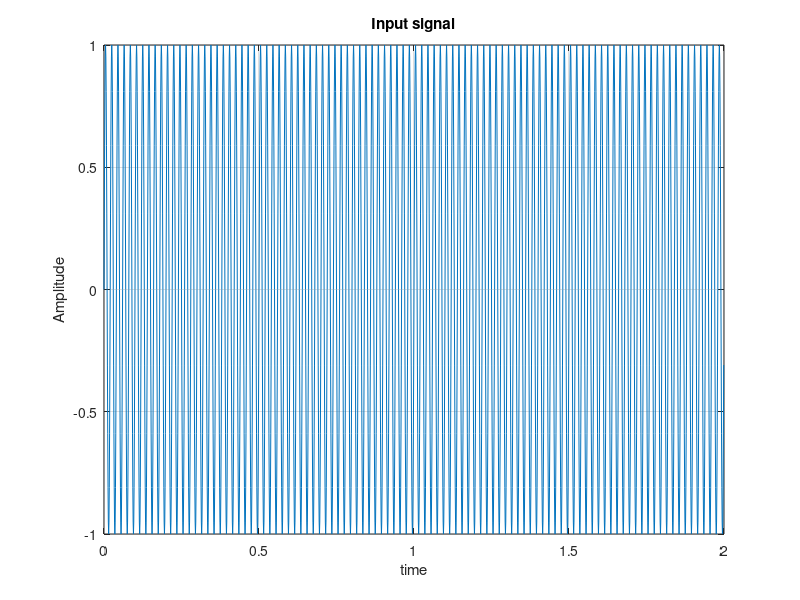
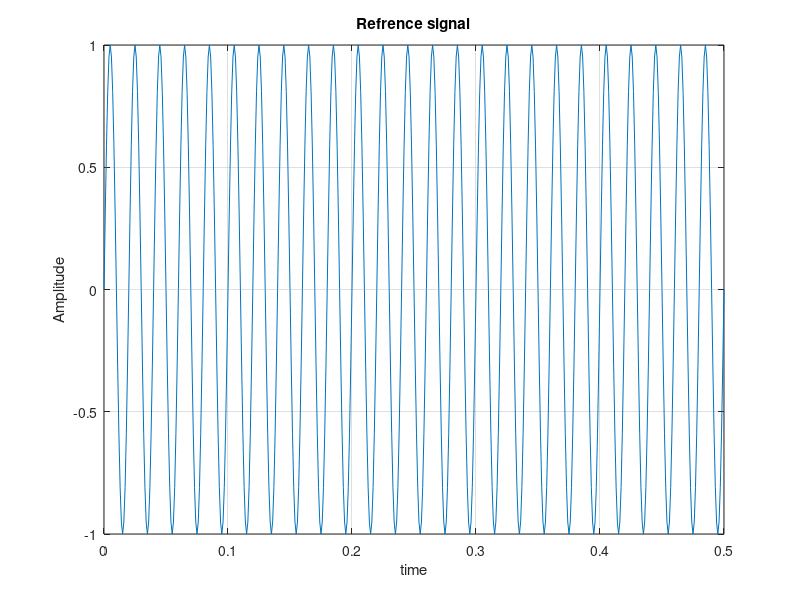
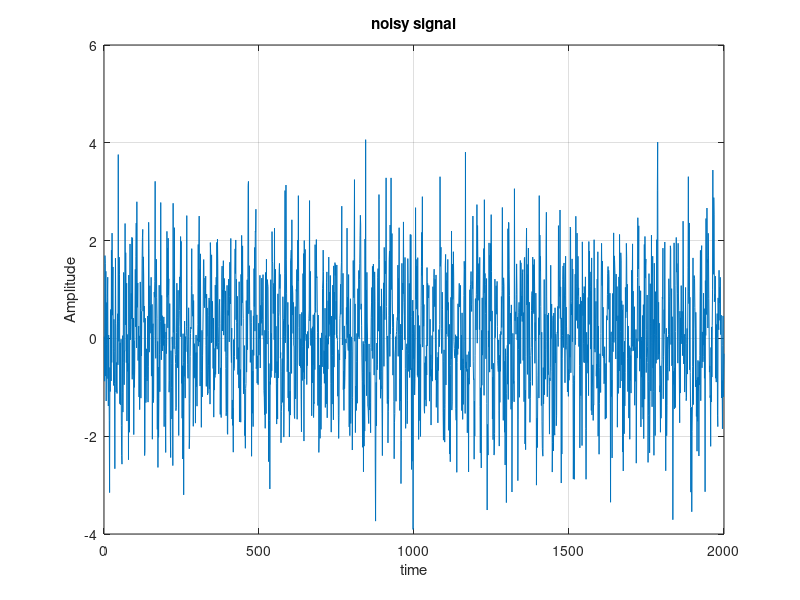
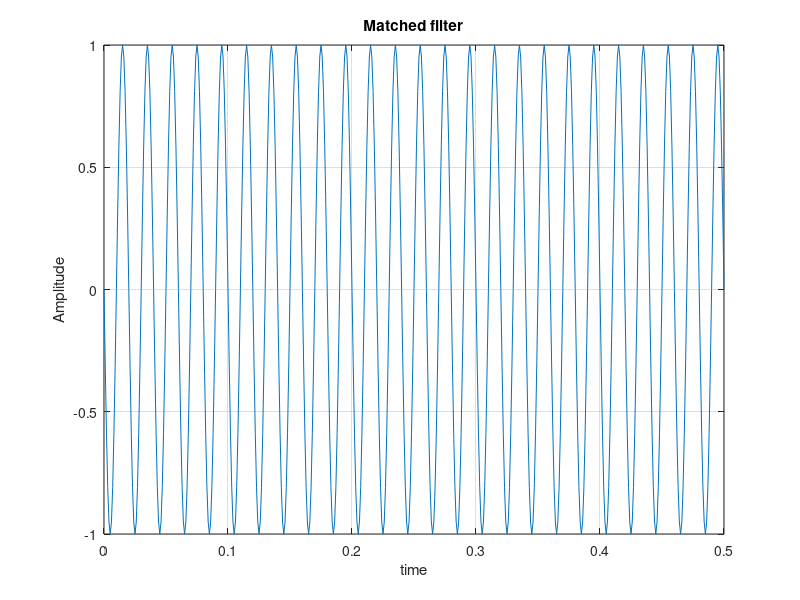

Recreate these plots in MATLAB, in order.
close all;
clc;
clearvars;

fs = 1000;
T1 = 2;
T2 = 0.5;
t1 = 0:1/fs:T1-1/fs;
t2 = 0:1/fs:T2;
T3 = T1+T2;
t3 = 0:1/fs:T3-1/fs;

fm = 50;
input_signal = sin(2*pi*fm*t1);

ref_signal = sin(2*pi*fm*t2);

figure;
plot(t1,input_signal);
title("Input signal");
ylabel("Amplitude");
xlabel("time");
grid on;

figure;
plot(t2,ref_signal);
title("Refrence signal");
ylabel("Amplitude");
xlabel("time");
grid on;

noise =  randn(size(t1));
noisy_sig = input_signal + noise;
figure;
plot(noisy_sig);
title("noisy signal");
ylabel("Amplitude");
xlabel("time");
grid on;

matched_filter = fliplr(ref_signal);

figure;
plot(t2,matched_filter);
title("Matched filter");
ylabel("Amplitude");
xlabel("time");
grid on;

filtered_signal = conv(input_signal, ref_signal);

figure;
plot(t3,filtered_signal);
title("Output of matched_filter");
ylabel("Amplitude");
xlabel("time");
grid on;

[cross_correlation,lags] = xcorr(input_signal,ref_signal);

% Normalize the cross-cross_correlation output manually
norm_factor = sqrt(sum(input_signal.^2)*sum(ref_signal.^2));
normalized_cross_correlation = (cross_correlation - mean(cross_correlation))/sqrt(var(cross_correlation));

% Align Cross-cross_correlation with the matched filter output signal i.e.,
% output of the Convolution 
lag_offset = (length(ref_signal)-1); % Centre of cross-cross_correlation
aligned_lags = lags-lag_offset;
aligned_cross_correlation = normalized_cross_correlation(lags>=1 & lags<=length(input_signal));

% Create a time Vector for cross-cross_correlation plot
t_corr = linspace(t1(1),t1(end),length(aligned_cross_correlation));

% Normalize the matched filter output and cross-cross_correlation result to their
% respective 
filteredSignalNormalized = filtered_signal/max(abs(filtered_signal));
cross_correlationNOrmalized = aligned_cross_correlation/max(abs(aligned_cross_correlation));

inter = length(cross_correlationNOrmalized);

figure;
plot(t_corr,cross_correlationNOrmalized);
title("Cross correlation");
ylabel("Amplitude");
xlabel("time");
grid on;


figure;
plot(t3,filteredSignalNormalized,'b','DisplayName','Matched Filter Output');
hold on;
plot(t_corr,cross_correlationNOrmalized,'r','DisplayName','Cross-Correlation output');
legend;
title('Comparison of normalized outputs');
xlabel('Time(s)');
ylabel('Normalized Amplitude');

